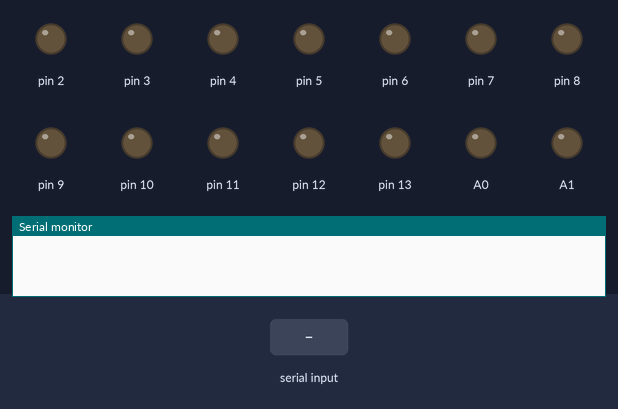
A sketch run on a simulated Arduino Uno, built with avr-gcc and run on an emulated ATmega328P. On the bench: output pins drawn as LEDs (lit = HIGH), the last lines printed to the serial monitor. The test bench sets the inputs (shaded band).

Above: at 1.2 s.
1.3 s: "B\n" received over the second serial link
At 2.5 s:
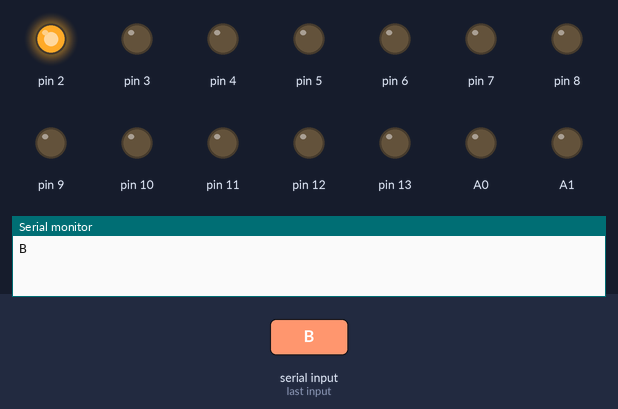
2.8 s: "C\n" received over the second serial link
At 3.8 s:
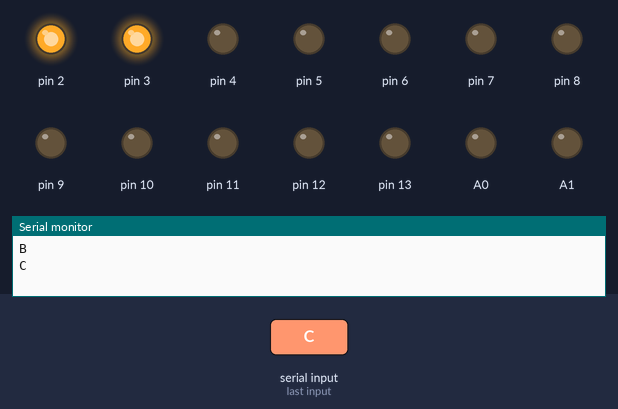
4.3 s: "b\n" received over the second serial link
At 4.9 s:
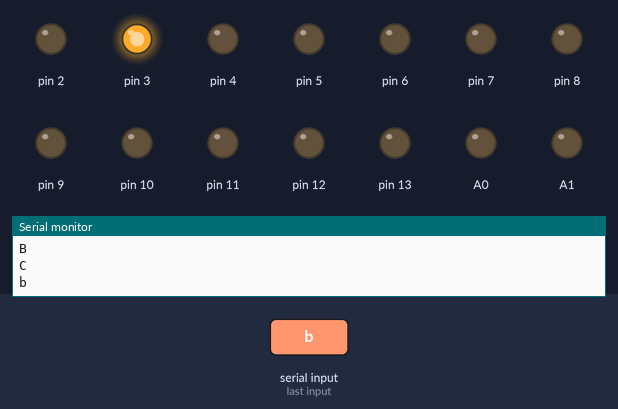
5.8 s: "D\n" received over the second serial link
At 6.1 s:
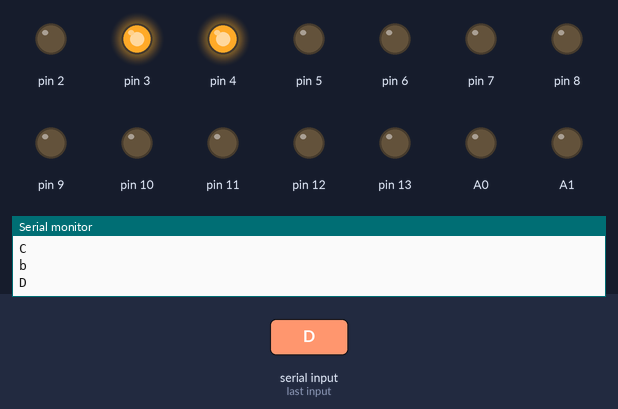
7.3 s: "c\n" received over the second serial link
At 8.4 s:
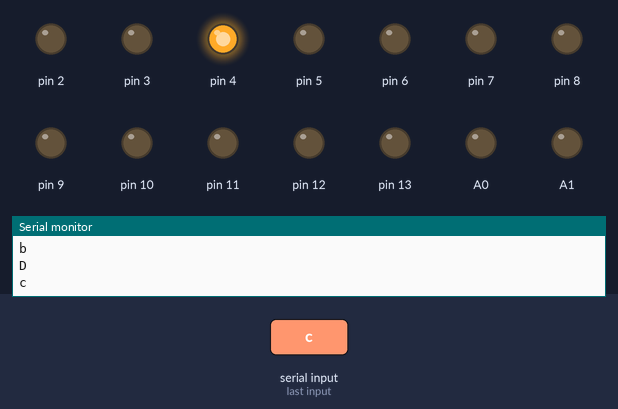
8.8 s: "E\n" received over the second serial link
At 9.6 s:
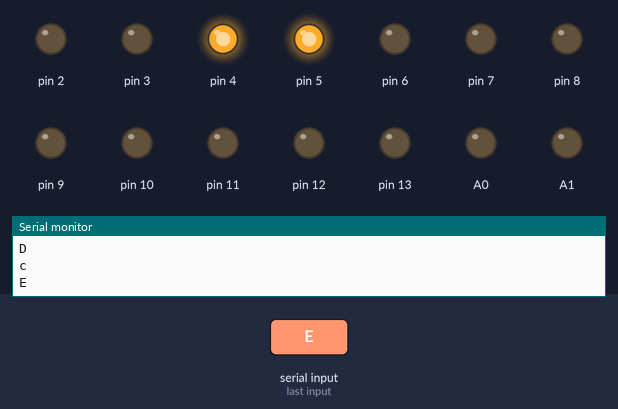
Timing chart, 0 to 11.3 s (numbered marks = the images above; inputs shaded):
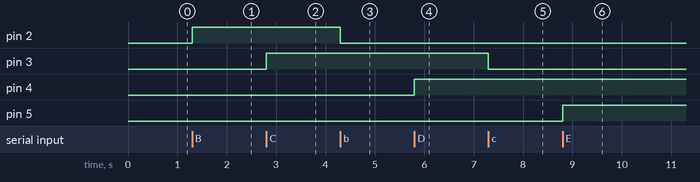

The sketch:

SWITCH_CODE.ino
```cpp
#include <SoftwareSerial.h>
char data = 0;
SoftwareSerial mySerial(0, 1); // TX, RX

void setup() {
  Serial.begin(9600);
  mySerial.begin(9600);
  pinMode(2, OUTPUT);
  pinMode(3, OUTPUT);
  pinMode(4, OUTPUT);
  pinMode(5, OUTPUT);
  pinMode(6, OUTPUT);
  pinMode(7, OUTPUT);
  pinMode(8, OUTPUT);
  pinMode(9, OUTPUT);
  pinMode(10, OUTPUT);
  pinMode(11, OUTPUT);
  pinMode(12, OUTPUT);
  pinMode(13, OUTPUT);
  pinMode(A0, OUTPUT);
  pinMode(A1, OUTPUT);
  pinMode(A2, OUTPUT);
  pinMode(A3, OUTPUT);
  pinMode(A4, OUTPUT);
  pinMode(A5, OUTPUT);
}
void loop() {
  Bluetooth();
}

void Bluetooth() {
  if (mySerial.available() > 0)
  {
    data = mySerial.read();
    Serial.print(data);
    Serial.print("\n");
    if (data == 'B')
    {
      digitalWrite(2, HIGH);
    }
    else if (data == 'b')
    {
      digitalWrite(2, LOW);
    }
    else if (data == 'C')
    {
      digitalWrite(3, HIGH);
    }
    else if (data == 'c')
    {
      digitalWrite(3, LOW);
    }
    else if (data == 'D')
    {
      digitalWrite(4, HIGH);
    }
    else if (data == 'd')
    {
      digitalWrite(4, LOW);
    }
    else if (data == 'E')
    {
      digitalWrite(5, HIGH);
    }
    else if (data == 'e')
    {
      digitalWrite(5, LOW);
    }
    else if (data == 'F')
    {
      digitalWrite(6, HIGH);
    }
    else if (data == 'f')
    {
      digitalWrite(6, LOW);
    }
    else if (data == 'G')
    {
      digitalWrite(7, HIGH);
    }
    else if (data == 'g')
    {
      digitalWrite(7, LOW);
    }
    else if (data == 'H')
    {
      digitalWrite(8, HIGH);
    }
    else if (data == 'h')
    {
      digitalWrite(8, LOW);
    }
    else if (data == 'I')
    {
      digitalWrite(9, HIGH);
    }
    else if (data == 'i')
    {
      digitalWrite(9, LOW);
    }
    else if (data == 'J')
    {
      digitalWrite(10, HIGH);
    }
    else if (data == 'j')
    {
      digitalWrite(10, LOW);
    }
    else if (data == 'K')
    {
      digitalWrite(11, HIGH);
    }
    else if (data == 'k')
    {
      digitalWrite(11, LOW);
    }
    else if (data == 'L')
    {
      digitalWrite(12, HIGH);
    }
    else if (data == 'l')
    {
      digitalWrite(12, LOW);
    }
    else if (data == 'M')
    {
      digitalWrite(13, HIGH);
    }
    else if (data == 'm')
    {
      digitalWrite(13, LOW);
    }
    else if (data == 'N')
    {
      digitalWrite(A0, HIGH);
    }
    else if (data == 'n')
    {
      digitalWrite(A0, LOW);
    }
    else if (data == 'O')
    {
      digitalWrite(A1, HIGH);
    }
    else if (data == 'o')
    {
      digitalWrite(A1, LOW);
    }
    else if (data == 'P')
    {
      digitalWrite(A2, HIGH);
    }
    else if (data == 'p')
    {
      digitalWrite(A2, LOW);
    }
    else if (data == 'Q')
    {
      digitalWrite(A3, HIGH);
    }
    else if (data == 'q')
    {
      digitalWrite(A3, LOW);
    }
    else if (data == 'R')
    {
      digitalWrite(A4, HIGH);
    }
    else if (data == 'r')
    {
      digitalWrite(A4, LOW);
    }
    else if (data == 'S')
    {
      digitalWrite(A5, HIGH);
    }
    else if (data == 's')
    {
      digitalWrite(A5, LOW);
    }
  }
}
```

Measured:
- after the input at 1.3 s, pin 2: LOW → HIGH at once
- after the input at 2.8 s, pin 3: LOW → HIGH at once
- after the input at 4.3 s, pin 2: HIGH → LOW at once
- after the input at 5.8 s, pin 4: LOW → HIGH at once
- after the input at 7.3 s, pin 3: HIGH → LOW at once
- after the input at 8.8 s, pin 5: LOW → HIGH at once
